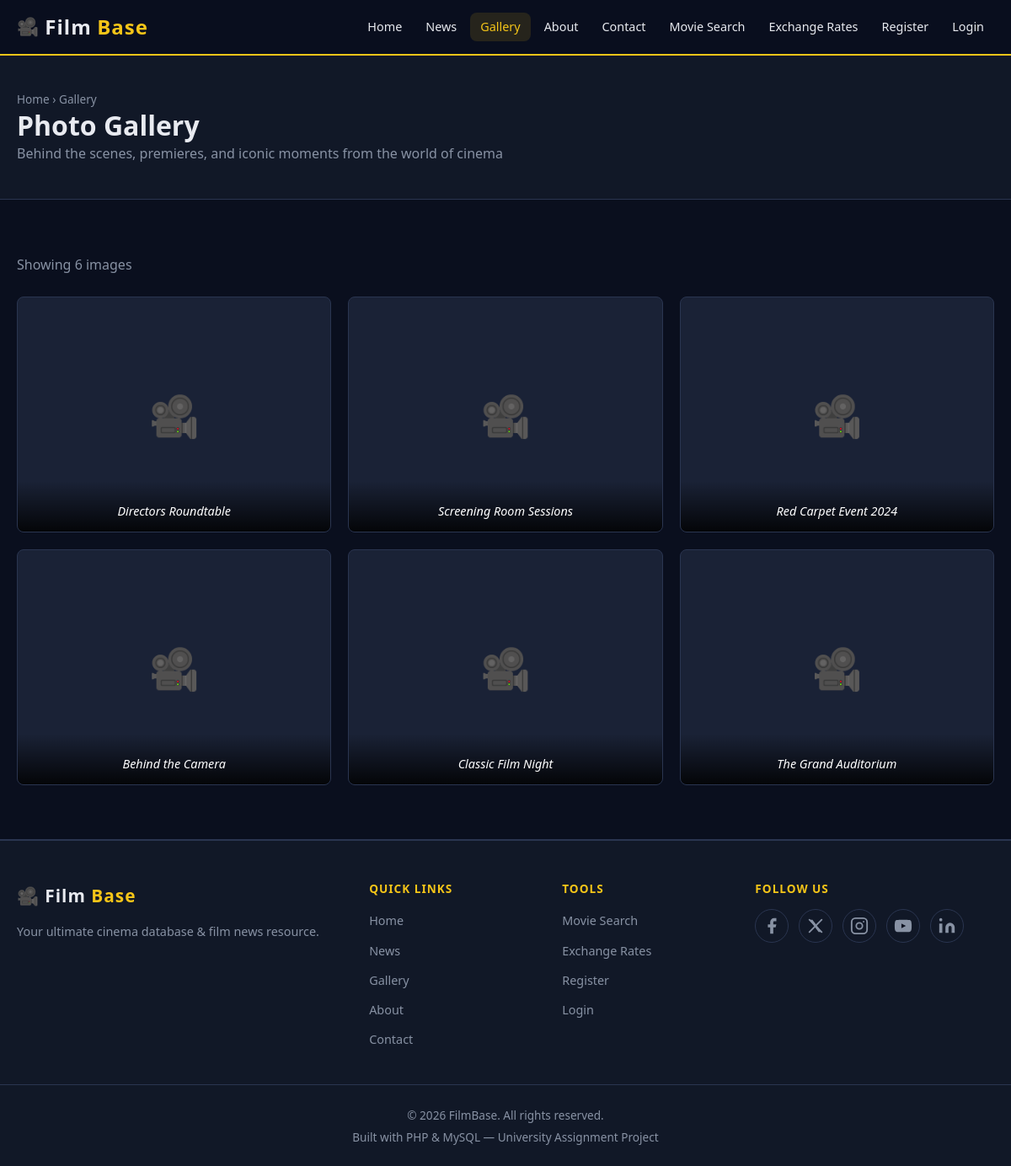
/gallery.php, run on the app's committed database.
### tables this page shows
CREATE TABLE `gallery` (
  `id`         INT(11)      NOT NULL AUTO_INCREMENT,
  `title`      VARCHAR(255) NOT NULL,
  `image`      VARCHAR(255) NOT NULL,
  `created_at` DATETIME     NOT NULL DEFAULT CURRENT_TIMESTAMP,
  PRIMARY KEY (`id`)
);

### includes/auth.php (called while the page is built, shortened)
<?php
function e(string $str): string {
    return htmlspecialchars($str, ENT_QUOTES, 'UTF-8');
}

### gallery.php (the view, shortened to what this page needs)
<?php
require_once __DIR__ . '/config/db.php';
require_once __DIR__ . '/includes/auth.php';
$result  = $conn->query("SELECT id, title, image, created_at FROM gallery ORDER BY created_at DESC");
$gallery = $result ? $result->fetch_all(MYSQLI_ASSOC) : [];
require_once __DIR__ . '/includes/header.php';
?>
<div class="page-hero">
    <div class="container">
        <p class="breadcrumb"><a href="/filmbase/index.php">Home</a> &rsaquo; Gallery</p>
        <h1>Photo Gallery</h1>
        <p>Behind the scenes, premieres, and iconic moments from the world of cinema</p>
    </div>
</div>
<section class="section">
    <div class="container">
        <?php if (empty($gallery)): ?>
            <div class="alert alert-info">No gallery images have been uploaded yet. Check back soon!</div>
        <?php else: ?>
            <p class="gallery-count text-muted" style="margin-bottom:1.5rem;">
                Showing <?php echo count($gallery); ?> image<?php echo count($gallery) !== 1 ? 's' : ''; ?>
            </p>
            <div class="gallery-grid">
                <?php foreach ($gallery as $item): ?>
                    <figure class="gallery-item" tabindex="0" data-caption="<?php echo e($item['title']); ?>">
                        <?php if (!empty($item['image'])): ?>
                            <div class="gallery-placeholder" style="display:none;">&#127909;</div>
                        <?php else: ?>
                            <div class="gallery-placeholder">&#127909;</div>
                        <?php endif; ?>
                        <figcaption class="gallery-caption"><?php echo e($item['title']); ?></figcaption>
                    </figure>
                <?php endforeach; ?>
            </div>
        <?php endif; ?>
    </div>
</section>
<?php require_once __DIR__ . '/includes/footer.php'; ?>

### assets/css/style.css (style rules this page uses)
*, *::before, *::after { box-sizing: border-box; margin: 0; padding: 0; }
:root { --bg-primary: #0a0f1e; --bg-secondary: #111827; --bg-card: #1a2236; --bg-input: #0d1426; --accent: #f5c518; --accent-dark: #c9a200; --text-primary: #e8eaf0; --text-muted: #8892a4; --text-dark: #0a0f1e; --border: #2a3550; --danger: #e74c3c; --success: #2ecc71; --radius: 8px; --shadow: 0 4px 20px rgba(0,0,0,0.5); --transition: 0.25s ease; --max-width: 1200px; }
html { scroll-behavior: smooth; }
body { font-family: 'Segoe UI', system-ui, -apple-system, sans-serif; background-color: var(--bg-primary); color: var(--text-primary); line-height: 1.7; font-size: 16px; min-height: 100vh; display: flex; flex-direction: column; }
a { color: var(--accent); text-decoration: none; transition: color var(--transition); }
h1, h2, h3, h4, h5 { line-height: 1.25; color: var(--text-primary); font-weight: 700; }
p { margin-bottom: 1rem; color: var(--text-primary); }
.container { max-width: var(--max-width); margin: 0 auto; padding: 0 1.25rem; }
.section { padding: 4rem 0; }
.text-muted { color: var(--text-muted); }
.gallery-grid { display: grid; grid-template-columns: repeat(3, 1fr); gap: 1.25rem; }
.gallery-item { position: relative; border-radius: var(--radius); overflow: hidden; aspect-ratio: 4/3; background: var(--bg-card); border: 1px solid var(--border); }
.gallery-caption { position: absolute; bottom: 0; left: 0; right: 0; background: linear-gradient(transparent, rgba(0,0,0,0.85)); color: #fff; padding: 1.5rem 1rem 0.75rem; font-size: 0.9rem; font-weight: 500; transform: translateY(0); }
.gallery-placeholder { width: 100%; height: 100%; display: flex; align-items: center; justify-content: center; font-size: 3rem; color: var(--border); }
.page-hero { background: var(--bg-secondary); border-bottom: 1px solid var(--border); padding: 2.5rem 0; }
.page-hero h1 { font-size: 2rem; }
.page-hero p { color: var(--text-muted); margin: 0; }
.breadcrumb { font-size: 0.85rem; color: var(--text-muted); margin-bottom: 0.5rem; }
.breadcrumb a { color: var(--text-muted); }
figure { display: inline-block; text-align: center; }
figcaption { font-size: 0.85rem; color: var(--text-muted); margin-top: 0.5rem; font-style: italic; }

### data on the page
gallery: title "Directors Roundtable"
gallery: title "Screening Room Sessions"
gallery: title "Red Carpet Event 2024"
gallery: title "Behind the Camera"
gallery: title "Classic Film Night"
gallery: title "The Grand Auditorium"

### other printed values
count($gallery) "6"
